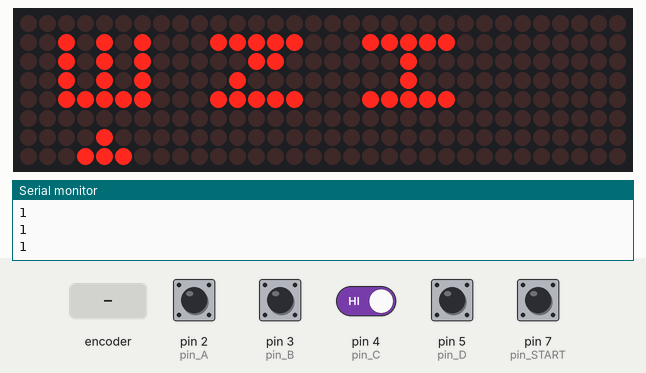
The sketch below on a simulated Arduino Uno, built with avr-gcc and run on an emulated ATmega328P. On the bench: 32×8 LED matrix, the last lines printed to the serial monitor. The inputs (shaded band) are chosen by the test bench; at power-on: pin 2 (pin_A), pin 3 (pin_B), pin 4 (pin_C), pin 5 (pin_D), pin 7 (pin_START) HIGH. Random numbers use the default seed unless the sketch sets one.

Above: at 1.2 s.
1.3 s: pin 7 (pin_START) pulled LOW for 0.15 s
At 1.8 s:
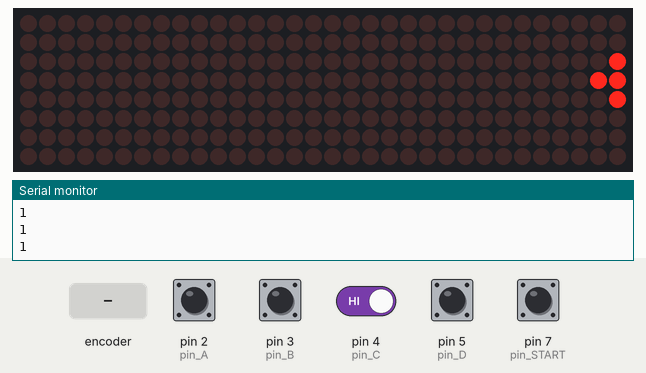
2.0 s: rotary encoder on pin 2 (pin_A) / pin 3 (pin_B) turned 1 step (first pin leading)
At 3.0 s:
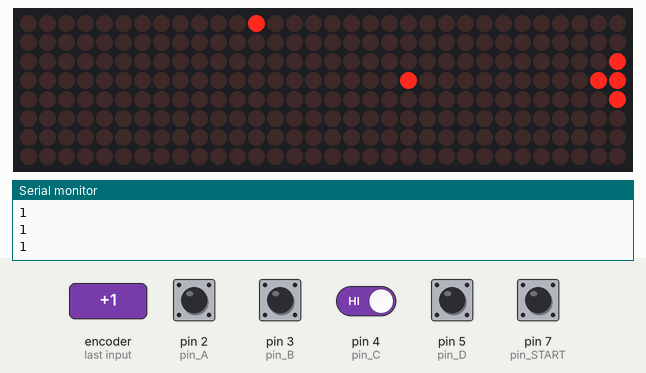
8.0 s: pin 4 (pin_C) driven LOW
9.9 s: pin 7 (pin_START) pulled LOW for 3.2 s
13.7 s: rotary encoder on pin 2 (pin_A) / pin 3 (pin_B) turned 1 step (first pin leading)
At 14.48 s:
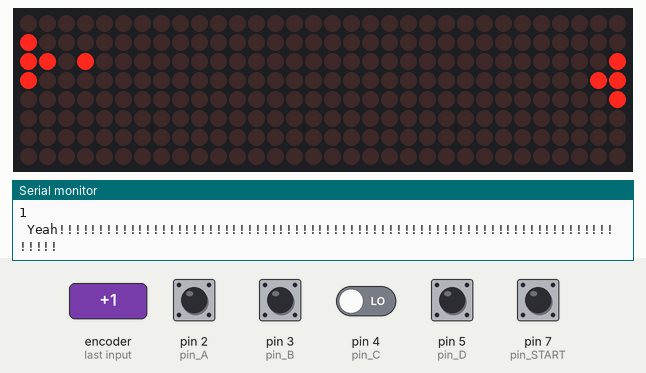

Measured:
- after the input at 1.3 s, the display: first changes after 0.12 s (image 1 shows a later state)
- what the display in image 2 shows lasts 1.1 s, from 2.5 s to 3.6 s

The sketch:

space_invator.ino
```cpp
#include "LedControl.h"
LedControl lc = LedControl(11,13,10,4);
unsigned long delaytime = 50;

int check_e[8][8] = {{0,0,0,0,0,0,0,0},
                     {0,0,0,0,0,0,0,0},
                     {0,1,1,1,1,0,0,0},
                     {0,0,0,0,1,0,0,0},
                     {0,1,1,1,1,0,0,0},
                     {0,0,0,0,1,0,0,0},
                     {0,1,1,1,1,0,0,0},
                     {0,0,0,0,0,0,0,0}};

int check_m[8][8] = {{0,0,0,0,0,0,0,0},
                     {0,0,0,0,0,0,0,0},
                     {0,1,0,0,1,0,0,0},
                     {0,1,0,1,1,0,0,0},
                     {0,1,1,0,1,0,0,0},
                     {0,1,1,0,1,0,0,0},
                     {0,1,0,0,1,0,0,0},
                     {0,0,0,0,0,0,0,0}};

int check_h[8][8] = {{0,0,0,0,0,0,0,0},
                     {0,0,0,0,0,0,0,0},
                     {0,1,0,0,1,0,0,0},
                     {0,1,0,0,1,0,0,0},
                     {0,1,1,1,1,0,0,0},
                     {0,1,0,0,1,0,0,0},
                     {0,1,0,0,1,0,0,0},
                     {0,0,0,0,0,0,0,0}};

int check_B[8][8] = {{0,0,0,0,0,0,0,0},
                     {0,0,1,1,1,1,1,0},
                     {0,1,0,0,0,0,1,0},
                     {0,1,0,0,0,0,1,0},
                     {0,0,1,1,1,1,1,0},
                     {0,1,0,0,0,0,1,0},
                     {0,0,1,1,1,1,1,0},
                     {0,0,0,0,0,0,0,0}};

int check_D[8][8] = {{0,0,0,0,0,0,0,0},
                     {0,0,0,1,1,1,1,0},
                     {0,0,1,0,0,0,1,0},
                     {0,1,0,0,0,0,1,0},
                     {0,1,0,0,0,0,1,0},
                     {0,0,1,0,0,0,1,0},
                     {0,0,0,1,1,1,1,0},
                     {0,0,0,0,0,0,0,0}};

int check_G[8][8] = {{0,0,0,0,0,0,0,0},
                     {0,0,1,1,1,1,0,0},
                     {0,1,0,0,0,0,1,0},
                     {0,0,0,0,0,0,1,0},
                     {0,1,1,1,0,0,1,0},
                     {0,1,0,0,0,0,1,0},
                     {0,0,1,1,1,1,0,0},
                     {0,0,0,0,0,0,0,0}};

int check_N[8][8] = {{0,0,0,0,0,0,0,0},
                     {0,1,0,0,0,0,1,0},
                     {0,1,0,0,0,1,1,0},
                     {0,1,0,0,1,0,1,0},
                     {0,1,0,1,0,0,1,0},
                     {0,1,1,0,0,0,1,0},
                     {0,1,0,0,0,0,1,0},
                     {0,0,0,0,0,0,0,0}};

int check_O[8][8] = {{0,0,0,0,0,0,0,0},
                     {0,0,1,1,1,1,0,0},
                     {0,1,0,0,0,0,1,0},
                     {0,1,0,0,0,0,1,0},
                     {0,1,0,0,0,0,1,0},
                     {0,1,0,0,0,0,1,0},
                     {0,0,1,1,1,1,0,0},
                     {0,0,0,0,0,0,0,0}};

const byte pin_X = 0;
const byte pin_Y = 1;
const byte pin_A = 2;
const byte pin_B = 3;
const byte pin_C = 4;
const byte pin_D = 5;
const byte pin_START = 7;

unsigned int state = 0;
unsigned int select = 3;
bool select_stage = false;
unsigned int stage=0;

bool win = false;

bool end_show = false;

int point = 0;
int ship_pos_x = 3;

int bullet_pos_x=5;
int bullet_pos_y=5;
int bullet_pos_m=6;
int bullet_num = 1;

int enemy_pos_x = 5;
int enemy_pos_y = 5;
int enemy_pos_m = 7;
int enemy_num = 1;

int debounce_time = 100;
long debounce_A = 0;
long debounce_B = 0;
long debounce_C = 0;
long debounce_D = 0;

int bullet_speed = 50;
long debounce_bullet = 0;

int spawn_time = 2000;
long debounce_spawn = 0;

int delete_time = 100;
long debounce_delete = 0;

int enemy_speed = 50;
long debounce_enemy = 0;


//////////////////////////////FUNCTIONS///////////////////////////////////////
void all_black(){
  for(int m=0;m<4;m++){
   for(int r=0;r<8;r++){
     for(int c=0;c<8;c++){
       lc.setLed(m,r,c,false);
     }
   }
  }
}

void all_red(){
  for(int m=0;m<4;m++){
   for(int r=0;r<8;r++){
     for(int c=0;c<8;c++){
       lc.setLed(m,r,c,true);
     }
   }
  }
}

bool check_colision(int m1,int x1,int y1,int m2,int x2,int y2){
  if(m1 == m2 && x1 == x2){
    if(y1 == y2 || abs(y1-y2) == 1){
      Serial.print(" ");
      Serial.println("Yeah!!!!!!!!!!!!!!!!!!!!!!!!!!!!!!!!!!!!!!!!!!!!!!!!!!!!!!!!!!!!!!!!!!!!!!!!!!!!");
      return true;
      }
  }

  if(m1-m2 == 1 && x1 == x2){
    if(y1-y2 == 7){
      Serial.print(" ");
      Serial.println("Yeah!!!!!!!!!!!!!!!!!!!!!!!!!!!!!!!!!!!!!!!!!!!!!!!!!!!!!!!!!!!!!!!!!!!!!!!!!!!!");
      return true;
    }
  }

  if(m1-m2 == -1 && x1 == x2){
    if(y1-y2 == -7){
      Serial.print(" ");
      Serial.println("Yeah!!!!!!!!!!!!!!!!!!!!!!!!!!!!!!!!!!!!!!!!!!!!!!!!!!!!!!!!!!!!!!!!!!!!!!!!!!!!");
      return true;
    }
  }

  return false;
}

void clear_ship_left(){
  lc.setLed(0,ship_pos_x-2,7,false);
  lc.setLed(0,ship_pos_x-1,6,false);
}

void clear_ship_right(){
  lc.setLed(0,ship_pos_x+2,7,false);
  lc.setLed(0,ship_pos_x+1,6,false);
}

void draw_bullet(int m,int x,int y){
  if(bullet_num == 0){
    lc.setLed(m,x,y,true);
  }
}

void draw_enemy(int m,int x,int y){
  if(enemy_num == 0){
    lc.setLed(m,x,y,true);
  }
}

void draw_ship(int x){
  lc.setLed(0,x-1,7,true);
  lc.setLed(0,x,6,true);
  lc.setLed(0,x,7,true);
  lc.setLed(0,x+1,7,true);
}

void fire(int x){
  bullet_pos_x = x;
  bullet_pos_y = 6;
  bullet_pos_m = 0;
  bullet_num = 0;
}

void reset(){
  state = 0;
  select = 3;
  select_stage = false;
  stage=0;
  win = false;
  end_show = false;
  point = 0;
  ship_pos_x = 3;
  bullet_pos_x=5;
  bullet_pos_y=5;
  bullet_pos_m=6;
  bullet_num = 1;
  enemy_pos_x = 5;
  enemy_pos_y = 5;
  enemy_pos_m = 7;
  enemy_num = 1;
}

void spawn_enemy(){
  enemy_pos_x = random(8);
  enemy_pos_y = 2;
  enemy_pos_m = 3;

  lc.setLed(3,enemy_pos_x-1,0,true);
  lc.setLed(3,enemy_pos_x,0,true);
  lc.setLed(3,enemy_pos_x,1,true);
  lc.setLed(3,enemy_pos_x+1,0,true);
  debounce_delete = millis();

  enemy_num = 0;
}

void update_bullet(){
  if(bullet_pos_m <= 4){
    bullet_pos_y--;
    if(bullet_pos_y == -1){
      bullet_pos_y = 7;
      bullet_pos_m++;
      lc.setLed(bullet_pos_m-1,bullet_pos_x,0,false);
    }
    lc.setLed(bullet_pos_m,bullet_pos_x,bullet_pos_y+1,false);
  }

  if(bullet_pos_m == 5){
    bullet_num = 1;
    bullet_pos_m = 6;
  }
}

void update_enemy(){
  if(enemy_pos_m >= 0 && enemy_pos_m != 6){
    enemy_pos_y++;
    if(enemy_pos_y == 8){
      enemy_pos_y = 0;
      enemy_pos_m--;
      lc.setLed(enemy_pos_m+1,enemy_pos_x,7,false);
    }
    lc.setLed(enemy_pos_m,enemy_pos_x,enemy_pos_y-1,false);
  }

  if(enemy_pos_m == -1){
    enemy_num = 1;
    enemy_pos_m = 6;
  }
}

void win_false(){
  for(int m=3;m>=0;m--){
       for(int c=0;c<8;c++){
         if(c % 2 == 0){
           for(int r=0;r<8;r++){
             if(m==3){
                if(check_N[c][r] == 0) lc.setLed(m,r,c,false);
             }else if(m == 0){
                if(check_B[c][r] == 0) lc.setLed(m,r,c,false);
             }else{
                if(check_O[c][r] == 0) lc.setLed(m,r,c,false);
             }
             delay(25);
           }
         }else{
           for(int r=7;r>=0;r--){
             if(m==3){
                if(check_N[c][r] == 0) lc.setLed(m,r,c,false);
             }else if(m == 0){
                if(check_B[c][r] == 0) lc.setLed(m,r,c,false);
             }else{
                if(check_O[c][r] == 0) lc.setLed(m,r,c,false);
             }
             delay(25);
           }
         }
      }
   }
}

void win_true(){
  for(int m=3;m>=0;m--){
       for(int c=0;c<8;c++){
         if(c % 2 == 0){
           for(int r=0;r<8;r++){
             if(m==3){
                if(check_G[c][r] == 0) lc.setLed(m,r,c,false);
             }else if(m == 0){
                if(check_D[c][r] == 0) lc.setLed(m,r,c,false);
             }else{
                if(check_O[c][r] == 0) lc.setLed(m,r,c,false);
             }
             delay(25);
           }
         }else{
           for(int r=7;r>=0;r--){
             if(m==3){
                if(check_G[c][r] == 0) lc.setLed(m,r,c,false);
             }else if(m == 0){
                if(check_D[c][r] == 0) lc.setLed(m,r,c,false);
             }else{
                if(check_O[c][r] == 0) lc.setLed(m,r,c,false);
             }
             delay(25);
           }
         }
      }
   }
}
//////////////////////////FUNCTIONS/////////////////////////////////////////////////////////////

//////////////////////////MENU_STATE///////////////////////////////////////////////////////////
void menu(){
  while(select_stage == false){
    Serial.println(digitalRead(pin_A));
    for(int m=3;m>=0;m--){
      for(int r=0;r<8;r++){
        for(int c=0;c<8;c++){
          if(m == 3){
            if(check_e[c][r] == 1) lc.setLed(m,r,c,true);
          }else if(m == 2){
            if(check_m[c][r] == 1) lc.setLed(m,r,c,true);
          }else if(m == 1){
            if(check_h[c][r] == 1) lc.setLed(m,r,c,true);
          }
        }
      }
    }

    if(digitalRead(pin_A) == 0 && millis() - debounce_A >= debounce_time){
      select++;
      debounce_A = millis();
    }

    if(digitalRead(pin_C) == 0 && millis() - debounce_C >= debounce_time){
      select--;
      debounce_C = millis();
    }

    if(select == 0){
      select = 3;
    }else if(select == 4){
      select = 1;
    }

    if(select == 3){
       lc.setLed(3,6,4,true);
       lc.setLed(3,7,3,true);
       lc.setLed(3,7,4,true);
       lc.setLed(3,7,5,true);
    }else{
       lc.setLed(3,6,4,false);
       lc.setLed(3,7,3,false);
       lc.setLed(3,7,4,false);
       lc.setLed(3,7,5,false);
    }

    if(select == 2){
       lc.setLed(2,6,4,true);
       lc.setLed(2,7,3,true);
       lc.setLed(2,7,4,true);
       lc.setLed(2,7,5,true);
    }else{
       lc.setLed(2,6,4,false);
       lc.setLed(2,7,3,false);
       lc.setLed(2,7,4,false);
       lc.setLed(2,7,5,false);
    }

    if(select == 1){
       lc.setLed(1,6,4,true);
       lc.setLed(1,7,3,true);
       lc.setLed(1,7,4,true);
       lc.setLed(1,7,5,true);
    }else{
       lc.setLed(1,6,4,false);
       lc.setLed(1,7,3,false);
       lc.setLed(1,7,4,false);
       lc.setLed(1,7,5,false);
    }

    if(digitalRead(pin_START) == 0){
      stage = select;
      all_black();
      state = 1;
      select_stage = true;
    }
  }
}
//////////////////////////MENU_STATE///////////////////////////////////////////////////////////

/////////////////////////STAGE_FUNCTIONS////////////////////////////////////////////////////////
void stage_one(){
  while(point < 3){
    /*Serial.print("Stage_ONE >>> ");
    Serial.print("Point : ");
    Serial.println(point);*/

    /////KEY_LEFT/////
    if(digitalRead(pin_D) == 0 && millis() - debounce_D >= debounce_time){
        ship_pos_x += 1;
        clear_ship_left();
        draw_ship(ship_pos_x);
        debounce_D = millis();
    }

    /////KEY_RIGHT/////
    if(digitalRead(pin_B) == 0 && millis() - debounce_D >= debounce_time){
        ship_pos_x -= 1;
        clear_ship_right();
        draw_ship(ship_pos_x);
        debounce_D = millis();
    }

    /////KEY_FIRE/////
    if(digitalRead(pin_A) == 0 && bullet_num != 0 && millis() - debounce_D >= debounce_time){
        fire(ship_pos_x);
        debounce_D = millis();
    }

    if(millis() - debounce_bullet >= bullet_speed){
      update_bullet();
      debounce_bullet = millis();
    }

    if(millis() - debounce_spawn >= spawn_time){
      spawn_enemy();
      debounce_spawn = millis();
    }

    if(millis() - debounce_delete >= delete_time){
      lc.setLed(3,enemy_pos_x-1,0,false);
      lc.setLed(3,enemy_pos_x,0,false);
      lc.setLed(3,enemy_pos_x,1,false);
      lc.setLed(3,enemy_pos_x+1,0,false);
    }

    if(millis() - debounce_enemy >= enemy_speed){
      update_enemy();
      debounce_enemy = millis();
    }

    draw_enemy(enemy_pos_m,enemy_pos_x,enemy_pos_y);
    draw_bullet(bullet_pos_m,bullet_pos_x,bullet_pos_y);
    draw_ship(ship_pos_x);

    if(check_colision(bullet_pos_m,bullet_pos_x,bullet_pos_y,enemy_pos_m,enemy_pos_x,enemy_pos_y) == true){
      enemy_num = 1;
      bullet_num = 1;

      lc.setLed(bullet_pos_m,bullet_pos_x,bullet_pos_y,false);
      lc.setLed(enemy_pos_m,enemy_pos_x,enemy_pos_y,false);

      bullet_pos_m = 6;
      enemy_pos_m = 7;

      bullet_pos_y = 6;
      enemy_pos_y = 7;

      bullet_pos_x = 6;
      enemy_pos_x = 7;

      point += 1;
    }

    if(enemy_pos_m == 0 && enemy_pos_y == 7){
      point = 1000;
    }
  }

  if(point == 3){
    win = true;
  }else{
    win = false;
  }
}


void stage_two(){
  while(point < 5){
    /*Serial.print("Stage_TWO >>> ");
    Serial.print("Point : ");
    Serial.println(point);*/

    /////KEY_LEFT/////
    if(digitalRead(pin_D) == 0 && millis() - debounce_D >= debounce_time){
        ship_pos_x += 1;
        clear_ship_left();
        draw_ship(ship_pos_x);
        debounce_D = millis();
    }

    /////KEY_RIGHT/////
    if(digitalRead(pin_B) == 0 && millis() - debounce_D >= debounce_time){
        ship_pos_x -= 1;
        clear_ship_right();
        draw_ship(ship_pos_x);
        debounce_D = millis();
    }

    /////KEY_FIRE/////
    if(digitalRead(pin_A) == 0 && bullet_num != 0 && millis() - debounce_D >= debounce_time){
        fire(ship_pos_x);
        debounce_D = millis();
    }

    if(millis() - debounce_bullet >= bullet_speed){
      update_bullet();
      debounce_bullet = millis();
    }

    if(millis() - debounce_spawn >= spawn_time){
      spawn_enemy();
      debounce_spawn = millis();
    }

    if(millis() - debounce_delete >= delete_time){
      lc.setLed(3,enemy_pos_x-1,0,false);
      lc.setLed(3,enemy_pos_x,0,false);
      lc.setLed(3,enemy_pos_x,1,false);
      lc.setLed(3,enemy_pos_x+1,0,false);
    }

    if(millis() - debounce_enemy >= enemy_speed){
      update_enemy();
      debounce_enemy = millis();
    }

    draw_enemy(enemy_pos_m,enemy_pos_x,enemy_pos_y);
    draw_bullet(bullet_pos_m,bullet_pos_x,bullet_pos_y);
    draw_ship(ship_pos_x);

    if(check_colision(bullet_pos_m,bullet_pos_x,bullet_pos_y,enemy_pos_m,enemy_pos_x,enemy_pos_y) == true){
      enemy_num = 1;
      bullet_num = 1;

      lc.setLed(bullet_pos_m,bullet_pos_x,bullet_pos_y,false);
      lc.setLed(enemy_pos_m,enemy_pos_x,enemy_pos_y,false);

      bullet_pos_m = 6;
      enemy_pos_m = 7;

      bullet_pos_y = 6;
      enemy_pos_y = 7;

      bullet_pos_x = 6;
      enemy_pos_x = 7;

      point += 1;
    }

    if(enemy_pos_m == 0 && enemy_pos_y == 7){
      point = 1000;
    }
  }

  if(point == 5){
    win = true;
  }else{
    win = false;
  }
}


void stage_three(){
  while(point < 10){
    /*Serial.print("Stage_THREE >>> ");
    Serial.print("Point : ");
    Serial.println(point);*/

    /////KEY_LEFT/////
    if(digitalRead(pin_D) == 0 && millis() - debounce_D >= debounce_time){
        ship_pos_x += 1;
        clear_ship_left();
        draw_ship(ship_pos_x);
        debounce_D = millis();
    }

    /////KEY_RIGHT/////
    if(digitalRead(pin_B) == 0 && millis() - debounce_D >= debounce_time){
        ship_pos_x -= 1;
        clear_ship_right();
        draw_ship(ship_pos_x);
        debounce_D = millis();
    }

    /////KEY_FIRE/////
    if(digitalRead(pin_A) == 0 && bullet_num != 0 && millis() - debounce_D >= debounce_time){
        fire(ship_pos_x);
        debounce_D = millis();
    }

    if(millis() - debounce_bullet >= bullet_speed){
      update_bullet();
      debounce_bullet = millis();
    }

    if(millis() - debounce_spawn >= spawn_time){
      spawn_enemy();
      debounce_spawn = millis();
    }

    if(millis() - debounce_delete >= delete_time){
      lc.setLed(3,enemy_pos_x-1,0,false);
      lc.setLed(3,enemy_pos_x,0,false);
      lc.setLed(3,enemy_pos_x,1,false);
      lc.setLed(3,enemy_pos_x+1,0,false);
    }

    if(millis() - debounce_enemy >= enemy_speed){
      update_enemy();
      debounce_enemy = millis();
    }

    draw_enemy(enemy_pos_m,enemy_pos_x,enemy_pos_y);
    draw_bullet(bullet_pos_m,bullet_pos_x,bullet_pos_y);
    draw_ship(ship_pos_x);

    if(check_colision(bullet_pos_m,bullet_pos_x,bullet_pos_y,enemy_pos_m,enemy_pos_x,enemy_pos_y) == true){
      enemy_num = 1;
      bullet_num = 1;

      lc.setLed(bullet_pos_m,bullet_pos_x,bullet_pos_y,false);
      lc.setLed(enemy_pos_m,enemy_pos_x,enemy_pos_y,false);

      bullet_pos_m = 6;
      enemy_pos_m = 7;

      bullet_pos_y = 6;
      enemy_pos_y = 7;

      bullet_pos_x = 6;
      enemy_pos_x = 7;

      point += 1;
    }

    if(enemy_pos_m == 0 && enemy_pos_y == 7){
      point = 1000;
    }
  }

  if(point == 10){
    win = true;
  }else{
    win = false;
  }
}
/////////////////////////STAGE_FUNCTIONS////////////////////////////////////////////////////////

//////////////////////////GAME_STATE///////////////////////////////////////////////////////////
void game(){
  ////////STAGE_SELECTED///////////
  switch(stage){
    case 3:
      stage_one();
      break;
    case 2:
      stage_two();
      break;
    case 1:
      stage_three();
      break;
  }

  ////////////END_SHOW/////////////
  if(end_show == false){
     all_red();
     delay(500);

     if(win == true){
        win_true();
     }else{
        win_false();
     }

     delay(1000);
     end_show = true;
  }else{
     all_black();
     delay(500);
     reset();
  }
}

//////////////////////////GAME_STATE///////////////////////////////////////////////////////////

/////////////////////////////////////////SETUP///////////////////////////////////
void setup(){
  // put your setup code here, to run once:
  Serial.begin(9600);
  randomSeed(analogRead(0));

  pinMode(pin_A,INPUT);
  pinMode(pin_B,INPUT);
  pinMode(pin_C,INPUT);
  pinMode(pin_D,INPUT);
  pinMode(pin_START,INPUT);

  for(int i=0;i<4;i++){
    lc.shutdown(i,false);
    lc.setIntensity(i,8);
    lc.clearDisplay(i);
  }
}
////////////////////////////////////////////////////////////////////////////////

////////////////////////////////////////LOOP//////////////////////////////////////////
void loop() {
  switch(state){
    case 0:
      menu();
      break;
    case 1:
      game();
      break;
  }
}
```
